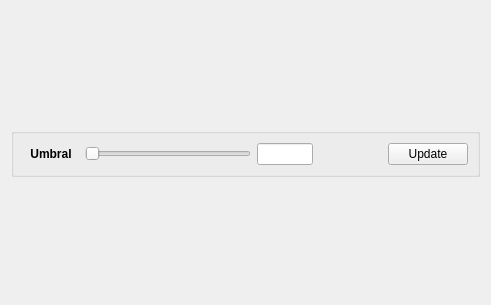
<?xml version="1.0" encoding="UTF-8"?>
<ui version="4.0">
 <class>Form</class>
 <widget class="QWidget" name="Form">
  <property name="geometry">
   <rect>
    <x>0</x>
    <y>0</y>
    <width>491</width>
    <height>305</height>
   </rect>
  </property>
  <property name="windowTitle">
   <string>Form</string>
  </property>
  <layout class="QVBoxLayout" name="verticalLayout">
   <item>
    <spacer name="verticalSpacer_2">
     <property name="orientation">
      <enum>Qt::Vertical</enum>
     </property>
     <property name="sizeHint" stdset="0">
      <size>
       <width>20</width>
       <height>40</height>
      </size>
     </property>
    </spacer>
   </item>
   <item>
    <widget class="QGroupBox" name="groupBox">
     <property name="title">
      <string/>
     </property>
     <layout class="QHBoxLayout" name="horizontalLayout" stretch="1,3,1,0,1">
      <property name="bottomMargin">
       <number>9</number>
      </property>
      <item>
       <widget class="QLabel" name="threshold_label">
        <property name="styleSheet">
         <string notr="true">font-weight: bold;</string>
        </property>
        <property name="text">
         <string>Umbral</string>
        </property>
        <property name="alignment">
         <set>Qt::AlignCenter</set>
        </property>
       </widget>
      </item>
      <item>
       <widget class="QSlider" name="slider">
        <property name="maximum">
         <number>255</number>
        </property>
        <property name="tracking">
         <bool>true</bool>
        </property>
        <property name="orientation">
         <enum>Qt::Horizontal</enum>
        </property>
       </widget>
      </item>
      <item>
       <widget class="QLineEdit" name="threshold_line_edit"/>
      </item>
      <item>
       <spacer name="horizontalSpacer">
        <property name="orientation">
         <enum>Qt::Horizontal</enum>
        </property>
        <property name="sizeHint" stdset="0">
         <size>
          <width>69</width>
          <height>20</height>
         </size>
        </property>
       </spacer>
      </item>
      <item>
       <widget class="QPushButton" name="btn_apply">
        <property name="text">
         <string>Update</string>
        </property>
       </widget>
      </item>
     </layout>
    </widget>
   </item>
   <item>
    <spacer name="verticalSpacer">
     <property name="orientation">
      <enum>Qt::Vertical</enum>
     </property>
     <property name="sizeHint" stdset="0">
      <size>
       <width>20</width>
       <height>40</height>
      </size>
     </property>
    </spacer>
   </item>
  </layout>
 </widget>
 <resources/>
 <connections/>
</ui>
